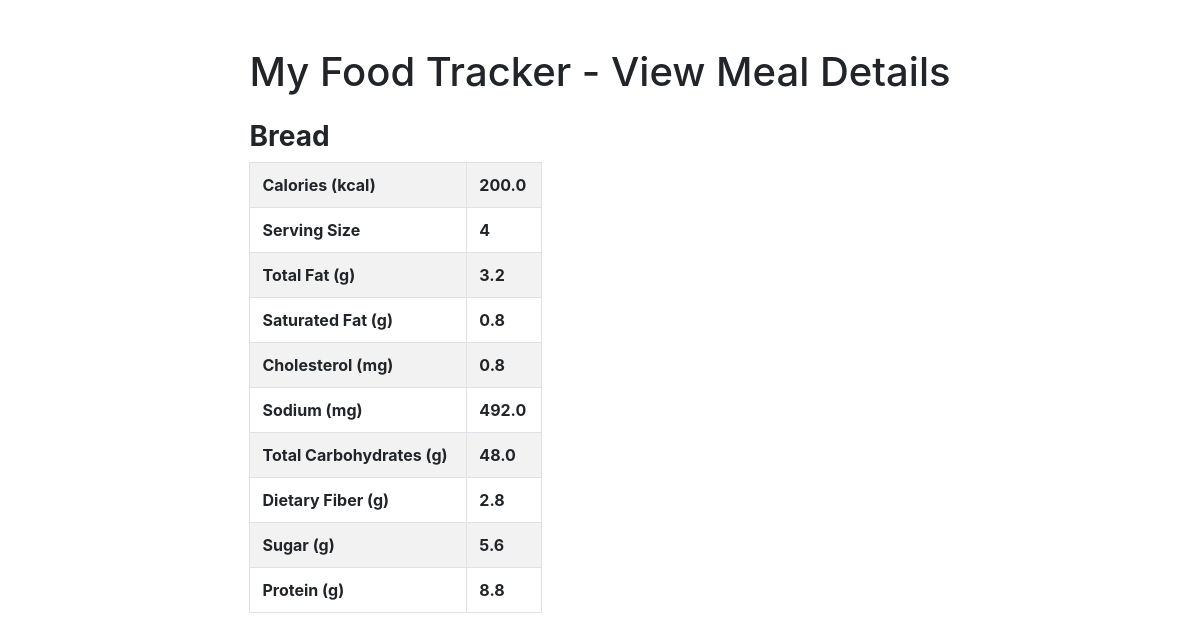
/view_meal/1 (signed in), run on the app's committed database.
### food/models.py (models this page shows, shortened)
class Meal(models.Model):
	BREAKFAST = 1
	MORNING_SNACK = 2
	LUNCH = 3
	AFTERNOON_SNACK = 4
	DINNER = 5
	EVENING_SNACK = 6
	MEAL_TIME_TYPES = (
		(BREAKFAST, "Breakfast"),
		(MORNING_SNACK, "Morning Snack"),
		(LUNCH, "Lunch"),
		(AFTERNOON_SNACK, "Afternoon Snack"),
		(DINNER, "Dinner"),
		(EVENING_SNACK, "Evening Snack")
	)
	food = models.ForeignKey(Food, verbose_name="Food",on_delete = models.CASCADE)
	serving_size = models.IntegerField(verbose_name="Serving Size")
	meal_time = models.IntegerField(verbose_name="Meal Time", choices=MEAL_TIME_TYPES)
	def get_total_calories(self):
		return self.serving_size*self.food.calories
	def get_total_fat(self):
		return self.serving_size*self.food.total_fat
	def get_total_saturated_fat(self):
		return self.serving_size*self.food.saturated_fat
	def get_total_cholesterol(self):
		return self.serving_size*self.food.cholesterol
	def get_total_sodium(self):
		return self.serving_size*self.food.sodium
	def get_total_carbohydrate(self):
		return self.serving_size*self.food.total_carbohydrate
	def get_total_dietary_fiber(self):
		return self.serving_size*self.food.dietary_fibre
	def get_total_sugar(self):
		return self.serving_size*self.food.sugar
	def get_total_protein(self):
		return self.serving_size*self.food.protein

class Food(models.Model):
	name = models.CharField(verbose_name="Food Name", max_length=200)
	calories = models.FloatField(verbose_name="Calories (kcal)")
	total_fat = models.FloatField(verbose_name="Total Fat (g)")
	saturated_fat = models.FloatField(verbose_name="Saturated Fat (g)")
	cholesterol = models.FloatField(verbose_name="Cholesterol (mg)", default = 0.00)
	sodium = models.FloatField(verbose_name="Sodium (mg)", default = 0.00)
	total_carbohydrate = models.FloatField(verbose_name="Total Carbohydrate (g)", default = 0.00)
	dietary_fibre = models.FloatField(verbose_name="Dietary Fibre (g)", default = 0.00)
	sugar = models.FloatField(verbose_name="Sugar (g)", default = 0.00)
	protein = models.FloatField(verbose_name="Protein (g)", default = 0.00)

### food/views.py (the view)
# urls.py: url(r'^view_meal/(?P<meal_id>\d+)$', view_meal, name='view-meal'),
def view_meal(request, meal_id):
	if request.user.is_authenticated:
		template = "view_meal.html"
		meal = Meal.objects.get(id=int(meal_id))
		context = {
			'meal': meal,
		}
		return render(request, template, context)
	else:
		return HttpResponseRedirect(reverse_lazy('auth_login'))

### templates/view_meal.html (shortened to what this page needs)
<html>
<head>
		<link rel="stylesheet" href="https://stackpath.bootstrapcdn.com/bootstrap/4.1.0/css/bootstrap.min.css">
</head>
<body>
	<div class="container mt-5">
		<div class="row justify-content-md-center">
			<div>
			<h1 class="mb-4">My Food Tracker - View Meal Details</h1>
			<h3 class=""><b>{{ meal.food.name }}</b></h3>
			<table class="table table-bordered table-striped col col-5" >
				<tbody>
					<tr>
						<th>Calories (kcal)</th>
						<th>{{ meal.get_total_calories }}</th>
					</tr>
					<tr>
						<th>Serving Size</th>
						<th>{{ meal.serving_size }}</th>
					</tr>
					<tr>
						<th>Total Fat (g)</th>
						<th>{{ meal.get_total_fat }}</th>
					</tr>
					<tr>
						<th>Saturated Fat (g)</th>
						<th>{{ meal.get_total_saturated_fat }}</th>
					</tr>
					<tr>
						<th>Cholesterol (mg)</th>
						<th>{{ meal.get_total_cholesterol }}</th>
					</tr>
					<tr>
						<th>Sodium (mg)</th>
						<th>{{ meal.get_total_sodium }}</th>
					</tr>
					<tr>
						<th>Total Carbohydrates (g)</th>
						<th>{{ meal.get_total_carbohydrate }}</th>
					</tr>
					<tr>
						<th>Dietary Fiber (g)</th>
						<th>{{ meal.get_total_dietary_fiber }}</th>
					</tr>
					<tr>
						<th>Sugar (g)</th>
						<th>{{ meal.get_total_sugar }}</th>
					</tr>
					<tr>
						<th>Protein (g)</th>
						<th>{{ meal.get_total_protein }}</th>
					</tr>
				</tbody>
			</table>
			</div>
		</div>
	</div>
	</body>
</html>

### data on the page
Meal: food.name "Bread", get_total_calories "200.0", serving_size "4", get_total_fat "3.2", get_total_saturated_fat "0.8", get_total_cholesterol "0.8", get_total_sodium "492.0", get_total_carbohydrate "48.0", get_total_dietary_fiber "2.8", get_total_sugar "5.6", get_total_protein "8.8"
